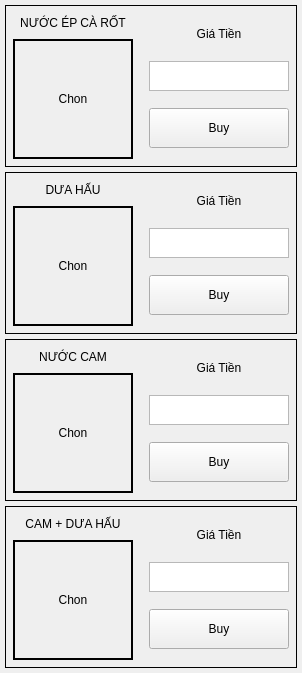
           <widget class="QFrame" name="verticalFrame_7">
            <property name="frameShape">
             <enum>QFrame::NoFrame</enum>
            </property>
            <layout class="QVBoxLayout" name="verticalLayout_9">
             <property name="spacing">
              <number>5</number>
             </property>
             <property name="leftMargin">
              <number>5</number>
             </property>
             <property name="topMargin">
              <number>5</number>
             </property>
             <property name="rightMargin">
              <number>5</number>
             </property>
             <property name="bottomMargin">
              <number>5</number>
             </property>
             <item>
              <widget class="QFrame" name="frame_25">
               <property name="frameShape">
                <enum>QFrame::Box</enum>
               </property>
               <layout class="QHBoxLayout" name="horizontalLayout_24">
                <property name="leftMargin">
                 <number>2</number>
                </property>
                <property name="topMargin">
                 <number>2</number>
                </property>
                <property name="rightMargin">
                 <number>2</number>
                </property>
                <property name="bottomMargin">
                 <number>2</number>
                </property>
                <item>
                 <widget class="QFrame" name="frame_26">
                  <property name="sizePolicy">
                   <sizepolicy hsizetype="Expanding" vsizetype="Preferred">
                    <horstretch>0</horstretch>
                    <verstretch>0</verstretch>
                   </sizepolicy>
                  </property>
                  <property name="frameShape">
                   <enum>QFrame::NoFrame</enum>
                  </property>
                  <layout class="QVBoxLayout" name="verticalLayout_37">
                   <property name="leftMargin">
                    <number>5</number>
                   </property>
                   <property name="topMargin">
                    <number>5</number>
                   </property>
                   <property name="rightMargin">
                    <number>5</number>
                   </property>
                   <property name="bottomMargin">
                    <number>5</number>
                   </property>
                   <item>
                    <widget class="QLabel" name="nameID5">
                     <property name="sizePolicy">
                      <sizepolicy hsizetype="Expanding" vsizetype="Maximum">
                       <horstretch>0</horstretch>
                       <verstretch>0</verstretch>
                      </sizepolicy>
                     </property>
                     <property name="minimumSize">
                      <size>
                       <width>20</width>
                       <height>20</height>
                      </size>
                     </property>
                     <property name="maximumSize">
                      <size>
                       <width>5000</width>
                       <height>60</height>
                      </size>
                     </property>
                     <property name="frameShape">
                      <enum>QFrame::Box</enum>
                     </property>
                     <property name="lineWidth">
                      <number>0</number>
                     </property>
                     <property name="text">
                      <string>NƯỚC ÉP CÀ RỐT</string>
                     </property>
                     <property name="alignment">
                      <set>Qt::AlignCenter</set>
                     </property>
                    </widget>
                   </item>
                   <item>
                    <widget class="QLabel" name="imageID5">
                     <property name="sizePolicy">
                      <sizepolicy hsizetype="Expanding" vsizetype="Maximum">
                       <horstretch>0</horstretch>
                       <verstretch>0</verstretch>
                      </sizepolicy>
                     </property>
                     <property name="minimumSize">
                      <size>
                       <width>120</width>
                       <height>120</height>
                      </size>
                     </property>
                     <property name="maximumSize">
                      <size>
                       <width>5000</width>
                       <height>250</height>
                      </size>
                     </property>
                     <property name="frameShape">
                      <enum>QFrame::Box</enum>
                     </property>
                     <property name="lineWidth">
                      <number>2</number>
                     </property>
                     <property name="text">
                      <string>Chon</string>
                     </property>
                     <property name="alignment">
                      <set>Qt::AlignCenter</set>
                     </property>
                    </widget>
                   </item>
                  </layout>
                 </widget>
                </item>
                <item>
                 <widget class="QFrame" name="frame_27">
                  <property name="maximumSize">
                   <size>
                    <width>150</width>
                    <height>16777215</height>
                   </size>
                  </property>
                  <layout class="QVBoxLayout" name="verticalLayout_38">
                   <property name="leftMargin">
                    <number>5</number>
                   </property>
                   <property name="topMargin">
                    <number>5</number>
                   </property>
                   <property name="rightMargin">
                    <number>5</number>
                   </property>
                   <property name="bottomMargin">
                    <number>5</number>
                   </property>
                   <item>
                    <widget class="QLabel" name="imageAc_15">
                     <property name="sizePolicy">
                      <sizepolicy hsizetype="Maximum" vsizetype="Maximum">
                       <horstretch>0</horstretch>
                       <verstretch>0</verstretch>
                      </sizepolicy>
                     </property>
                     <property name="minimumSize">
                      <size>
                       <width>20</width>
                       <height>20</height>
                      </size>
                     </property>
                     <property name="maximumSize">
                      <size>
                       <width>150</width>
                       <height>20</height>
                      </size>
                     </property>
                     <property name="frameShape">
                      <enum>QFrame::Box</enum>
                     </property>
                     <property name="lineWidth">
                      <number>0</number>
                     </property>
                     <property name="text">
                      <string>Giá Tiền</string>
                     </property>
                     <property name="alignment">
                      <set>Qt::AlignCenter</set>
                     </property>
                    </widget>
                   </item>
                   <item>
                    <widget class="QTextEdit" name="totalCoinID5">
                     <property name="maximumSize">
                      <size>
                       <width>500</width>
                       <height>30</height>
                      </size>
                     </property>
                     <property name="readOnly">
                      <bool>true</bool>
                     </property>
                    </widget>
                   </item>
                   <item>
                    <widget class="QPushButton" name="btnBuyID5">
                     <property name="sizePolicy">
                      <sizepolicy hsizetype="Expanding" vsizetype="Fixed">
                       <horstretch>0</horstretch>
                       <verstretch>0</verstretch>
                      </sizepolicy>
                     </property>
                     <property name="minimumSize">
                      <size>
                       <width>0</width>
                       <height>40</height>
                      </size>
                     </property>
                     <property name="text">
                      <string>Buy</string>
                     </property>
                     <property name="ID" stdset="0">
                      <number>5</number>
                     </property>
                    </widget>
                   </item>
                  </layout>
                 </widget>
                </item>
               </layout>
              </widget>
             </item>
             <item>
              <widget class="QFrame" name="frame_30">
               <property name="frameShape">
                <enum>QFrame::Box</enum>
               </property>
               <layout class="QHBoxLayout" name="horizontalLayout_25">
                <property name="leftMargin">
                 <number>2</number>
                </property>
                <property name="topMargin">
                 <number>2</number>
                </property>
                <property name="rightMargin">
                 <number>2</number>
                </property>
                <property name="bottomMargin">
                 <number>2</number>
                </property>
                <item>
                 <widget class="QFrame" name="frame_31">
                  <property name="sizePolicy">
                   <sizepolicy hsizetype="Expanding" vsizetype="Preferred">
                    <horstretch>0</horstretch>
                    <verstretch>0</verstretch>
                   </sizepolicy>
                  </property>
                  <property name="frameShape">
                   <enum>QFrame::NoFrame</enum>
                  </property>
                  <layout class="QVBoxLayout" name="verticalLayout_47">
                   <property name="leftMargin">
                    <number>5</number>
                   </property>
                   <property name="topMargin">
                    <number>5</number>
                   </property>
                   <property name="rightMargin">
                    <number>5</number>
                   </property>
                   <property name="bottomMargin">
                    <number>5</number>
                   </property>
                   <item>
                    <widget class="QLabel" name="nameID6">
                     <property name="sizePolicy">
                      <sizepolicy hsizetype="Expanding" vsizetype="Maximum">
                       <horstretch>0</horstretch>
                       <verstretch>0</verstretch>
                      </sizepolicy>
                     </property>
                     <property name="minimumSize">
                      <size>
                       <width>20</width>
                       <height>20</height>
                      </size>
                     </property>
                     <property name="maximumSize">
                      <size>
                       <width>5000</width>
                       <height>60</height>
                      </size>
                     </property>
                     <property name="frameShape">
                      <enum>QFrame::Box</enum>
                     </property>
                     <property name="lineWidth">
                      <number>0</number>
                     </property>
                     <property name="text">
                      <string>DƯA HẤU</string>
                     </property>
                     <property name="alignment">
                      <set>Qt::AlignCenter</set>
                     </property>
                    </widget>
                   </item>
                   <item>
                    <widget class="QLabel" name="imageID6">
                     <property name="sizePolicy">
                      <sizepolicy hsizetype="Expanding" vsizetype="Maximum">
                       <horstretch>0</horstretch>
                       <verstretch>0</verstretch>
                      </sizepolicy>
                     </property>
                     <property name="minimumSize">
                      <size>
                       <width>120</width>
                       <height>120</height>
                      </size>
                     </property>
                     <property name="maximumSize">
                      <size>
                       <width>5000</width>
                       <height>250</height>
                      </size>
                     </property>
                     <property name="frameShape">
                      <enum>QFrame::Box</enum>
                     </property>
                     <property name="lineWidth">
                      <number>2</number>
                     </property>
                     <property name="text">
                      <string>Chon</string>
                     </property>
                     <property name="alignment">
                      <set>Qt::AlignCenter</set>
                     </property>
                    </widget>
                   </item>
                  </layout>
                 </widget>
                </item>
                <item>
                 <widget class="QFrame" name="frame_32">
                  <property name="maximumSize">
                   <size>
                    <width>150</width>
                    <height>16777215</height>
                   </size>
                  </property>
                  <layout class="QVBoxLayout" name="verticalLayout_48">
                   <property name="leftMargin">
                    <number>5</number>
                   </property>
                   <property name="topMargin">
                    <number>5</number>
                   </property>
                   <property name="rightMargin">
                    <number>5</number>
                   </property>
                   <property name="bottomMargin">
                    <number>5</number>
                   </property>
                   <item>
                    <widget class="QLabel" name="imageAc_31">
                     <property name="sizePolicy">
                      <sizepolicy hsizetype="Maximum" vsizetype="Maximum">
                       <horstretch>0</horstretch>
                       <verstretch>0</verstretch>
                      </sizepolicy>
                     </property>
                     <property name="minimumSize">
                      <size>
                       <width>20</width>
                       <height>20</height>
                      </size>
                     </property>
                     <property name="maximumSize">
                      <size>
                       <width>150</width>
                       <height>20</height>
                      </size>
                     </property>
                     <property name="frameShape">
                      <enum>QFrame::Box</enum>
                     </property>
                     <property name="lineWidth">
                      <number>0</number>
                     </property>
                     <property name="text">
                      <string>Giá Tiền</string>
                     </property>
                     <property name="alignment">
                      <set>Qt::AlignCenter</set>
                     </property>
                    </widget>
                   </item>
                   <item>
                    <widget class="QTextEdit" name="totalCoinID6">
                     <property name="maximumSize">
                      <size>
                       <width>500</width>
                       <height>30</height>
                      </size>
                     </property>
                     <property name="readOnly">
                      <bool>true</bool>
                     </property>
                    </widget>
                   </item>
                   <item>
                    <widget class="QPushButton" name="btnBuyID6">
                     <property name="sizePolicy">
                      <sizepolicy hsizetype="Expanding" vsizetype="Fixed">
                       <horstretch>0</horstretch>
                       <verstretch>0</verstretch>
                      </sizepolicy>
                     </property>
                     <property name="minimumSize">
                      <size>
                       <width>0</width>
                       <height>40</height>
                      </size>
                     </property>
                     <property name="text">
                      <string>Buy</string>
                     </property>
                     <property name="ID" stdset="0">
                      <number>6</number>
                     </property>
                    </widget>
                   </item>
                  </layout>
                 </widget>
                </item>
               </layout>
              </widget>
             </item>
             <item>
              <widget class="QFrame" name="frame_28">
               <property name="frameShape">
                <enum>QFrame::Box</enum>
               </property>
               <layout class="QHBoxLayout" name="horizontalLayout_26">
                <property name="leftMargin">
                 <number>2</number>
                </property>
                <property name="topMargin">
                 <number>2</number>
                </property>
                <property name="rightMargin">
                 <number>2</number>
                </property>
                <property name="bottomMargin">
                 <number>2</number>
                </property>
                <item>
                 <widget class="QFrame" name="frame_29">
                  <property name="sizePolicy">
                   <sizepolicy hsizetype="Expanding" vsizetype="Preferred">
                    <horstretch>0</horstretch>
                    <verstretch>0</verstretch>
                   </sizepolicy>
                  </property>
                  <property name="frameShape">
                   <enum>QFrame::NoFrame</enum>
                  </property>
                  <layout class="QVBoxLayout" name="verticalLayout_41">
                   <property name="leftMargin">
                    <number>5</number>
                   </property>
                   <property name="topMargin">
                    <number>5</number>
                   </property>
                   <property name="rightMargin">
                    <number>5</number>
                   </property>
                   <property name="bottomMargin">
                    <number>5</number>
                   </property>
                   <item>
                    <widget class="QLabel" name="nameID7">
                     <property name="sizePolicy">
                      <sizepolicy hsizetype="Expanding" vsizetype="Maximum">
                       <horstretch>0</horstretch>
                       <verstretch>0</verstretch>
                      </sizepolicy>
                     </property>
                     <property name="minimumSize">
                      <size>
                       <width>20</width>
                       <height>20</height>
                      </size>
                     </property>
                     <property name="maximumSize">
                      <size>
                       <width>5000</width>
                       <height>60</height>
                      </size>
                     </property>
                     <property name="frameShape">
                      <enum>QFrame::Box</enum>
                     </property>
                     <property name="lineWidth">
                      <number>0</number>
                     </property>
                     <property name="text">
                      <string>NƯỚC CAM</string>
                     </property>
                     <property name="alignment">
                      <set>Qt::AlignCenter</set>
                     </property>
                    </widget>
                   </item>
                   <item>
                    <widget class="QLabel" name="imageID7">
                     <property name="sizePolicy">
                      <sizepolicy hsizetype="Expanding" vsizetype="Maximum">
                       <horstretch>0</horstretch>
                       <verstretch>0</verstretch>
                      </sizepolicy>
                     </property>
                     <property name="minimumSize">
                      <size>
                       <width>120</width>
                       <height>120</height>
                      </size>
                     </property>
                     <property name="maximumSize">
                      <size>
                       <width>5000</width>
                       <height>250</height>
                      </size>
                     </property>
                     <property name="frameShape">
                      <enum>QFrame::Box</enum>
                     </property>
                     <property name="lineWidth">
                      <number>2</number>
                     </property>
                     <property name="text">
                      <string>Chon</string>
                     </property>
                     <property name="alignment">
                      <set>Qt::AlignCenter</set>
                     </property>
                    </widget>
                   </item>
                  </layout>
                 </widget>
                </item>
                <item>
                 <widget class="QFrame" name="frame_33">
                  <property name="maximumSize">
                   <size>
                    <width>150</width>
                    <height>16777215</height>
                   </size>
                  </property>
                  <layout class="QVBoxLayout" name="verticalLayout_42">
                   <property name="leftMargin">
                    <number>5</number>
                   </property>
                   <property name="topMargin">
                    <number>5</number>
                   </property>
                   <property name="rightMargin">
                    <number>5</number>
                   </property>
                   <property name="bottomMargin">
                    <number>5</number>
                   </property>
                   <item>
                    <widget class="QLabel" name="imageAc_27">
                     <property name="sizePolicy">
                      <sizepolicy hsizetype="Maximum" vsizetype="Maximum">
                       <horstretch>0</horstretch>
                       <verstretch>0</verstretch>
                      </sizepolicy>
                     </property>
                     <property name="minimumSize">
                      <size>
                       <width>20</width>
                       <height>20</height>
                      </size>
                     </property>
                     <property name="maximumSize">
                      <size>
                       <width>150</width>
                       <height>20</height>
                      </size>
                     </property>
                     <property name="frameShape">
                      <enum>QFrame::Box</enum>
                     </property>
                     <property name="lineWidth">
                      <number>0</number>
                     </property>
                     <property name="text">
                      <string>Giá Tiền</string>
                     </property>
                     <property name="alignment">
                      <set>Qt::AlignCenter</set>
                     </property>
                    </widget>
                   </item>
                   <item>
                    <widget class="QTextEdit" name="totalCoinID7">
                     <property name="maximumSize">
                      <size>
                       <width>500</width>
                       <height>30</height>
                      </size>
                     </property>
                     <property name="readOnly">
                      <bool>true</bool>
                     </property>
                    </widget>
                   </item>
                   <item>
                    <widget class="QPushButton" name="btnBuyID7">
                     <property name="sizePolicy">
                      <sizepolicy hsizetype="Expanding" vsizetype="Fixed">
                       <horstretch>0</horstretch>
                       <verstretch>0</verstretch>
                      </sizepolicy>
                     </property>
                     <property name="minimumSize">
                      <size>
                       <width>0</width>
                       <height>40</height>
                      </size>
                     </property>
                     <property name="text">
                      <string>Buy</string>
                     </property>
                     <property name="ID" stdset="0">
                      <number>7</number>
                     </property>
                    </widget>
                   </item>
                  </layout>
                 </widget>
                </item>
               </layout>
              </widget>
             </item>
             <item>
              <widget class="QFrame" name="frame_34">
               <property name="frameShape">
                <enum>QFrame::Box</enum>
               </property>
               <layout class="QHBoxLayout" name="horizontalLayout_5">
                <property name="leftMargin">
                 <number>2</number>
                </property>
                <property name="topMargin">
                 <number>2</number>
                </property>
                <property name="rightMargin">
                 <number>2</number>
                </property>
                <property name="bottomMargin">
                 <number>2</number>
                </property>
                <item>
                 <widget class="QFrame" name="frame_35">
                  <property name="sizePolicy">
                   <sizepolicy hsizetype="Expanding" vsizetype="Preferred">
                    <horstretch>0</horstretch>
                    <verstretch>0</verstretch>
                   </sizepolicy>
                  </property>
                  <property name="frameShape">
                   <enum>QFrame::NoFrame</enum>
                  </property>
                  <layout class="QVBoxLayout" name="verticalLayout_10">
                   <property name="leftMargin">
                    <number>5</number>
                   </property>
                   <property name="topMargin">
                    <number>5</number>
                   </property>
                   <property name="rightMargin">
                    <number>5</number>
                   </property>
                   <property name="bottomMargin">
                    <number>5</number>
                   </property>
                   <item>
                    <widget class="QLabel" name="nameID8">
                     <property name="sizePolicy">
                      <sizepolicy hsizetype="Expanding" vsizetype="Maximum">
                       <horstretch>0</horstretch>
                       <verstretch>0</verstretch>
                      </sizepolicy>
                     </property>
                     <property name="minimumSize">
                      <size>
                       <width>20</width>
                       <height>20</height>
                      </size>
                     </property>
                     <property name="maximumSize">
                      <size>
                       <width>5000</width>
                       <height>60</height>
                      </size>
                     </property>
                     <property name="frameShape">
                      <enum>QFrame::Box</enum>
                     </property>
                     <property name="lineWidth">
                      <number>0</number>
                     </property>
                     <property name="text">
                      <string>CAM + DƯA HẤU</string>
                     </property>
                     <property name="alignment">
                      <set>Qt::AlignCenter</set>
                     </property>
                    </widget>
                   </item>
                   <item>
                    <widget class="QLabel" name="imageID8">
                     <property name="sizePolicy">
                      <sizepolicy hsizetype="Expanding" vsizetype="Maximum">
                       <horstretch>0</horstretch>
                       <verstretch>0</verstretch>
                      </sizepolicy>
                     </property>
                     <property name="minimumSize">
                      <size>
                       <width>120</width>
                       <height>120</height>
                      </size>
                     </property>
                     <property name="maximumSize">
                      <size>
                       <width>5000</width>
                       <height>250</height>
                      </size>
                     </property>
                     <property name="frameShape">
                      <enum>QFrame::Box</enum>
                     </property>
                     <property name="lineWidth">
                      <number>2</number>
                     </property>
                     <property name="text">
                      <string>Chon</string>
                     </property>
                     <property name="alignment">
                      <set>Qt::AlignCenter</set>
                     </property>
                    </widget>
                   </item>
                  </layout>
                 </widget>
                </item>
                <item>
                 <widget class="QFrame" name="frame_36">
                  <property name="maximumSize">
                   <size>
                    <width>150</width>
                    <height>16777215</height>
                   </size>
                  </property>
                  <layout class="QVBoxLayout" name="verticalLayout_24">
                   <property name="leftMargin">
                    <number>5</number>
                   </property>
                   <property name="topMargin">
                    <number>5</number>
                   </property>
                   <property name="rightMargin">
                    <number>5</number>
                   </property>
                   <property name="bottomMargin">
                    <number>5</number>
                   </property>
                   <item>
                    <widget class="QLabel" name="imageAc_10">
                     <property name="sizePolicy">
                      <sizepolicy hsizetype="Maximum" vsizetype="Maximum">
                       <horstretch>0</horstretch>
                       <verstretch>0</verstretch>
                      </sizepolicy>
                     </property>
                     <property name="minimumSize">
                      <size>
                       <width>20</width>
                       <height>20</height>
                      </size>
                     </property>
                     <property name="maximumSize">
                      <size>
                       <width>150</width>
                       <height>20</height>
                      </size>
                     </property>
                     <property name="frameShape">
                      <enum>QFrame::Box</enum>
                     </property>
                     <property name="lineWidth">
                      <number>0</number>
                     </property>
                     <property name="text">
                      <string>Giá Tiền</string>
                     </property>
                     <property name="alignment">
                      <set>Qt::AlignCenter</set>
                     </property>
                    </widget>
                   </item>
                   <item>
                    <widget class="QTextEdit" name="totalCoinID8">
                     <property name="maximumSize">
                      <size>
                       <width>500</width>
                       <height>30</height>
                      </size>
                     </property>
                     <property name="readOnly">
                      <bool>true</bool>
                     </property>
                    </widget>
                   </item>
                   <item>
                    <widget class="QPushButton" name="btnBuyID8">
                     <property name="sizePolicy">
                      <sizepolicy hsizetype="Expanding" vsizetype="Fixed">
                       <horstretch>0</horstretch>
                       <verstretch>0</verstretch>
                      </sizepolicy>
                     </property>
                     <property name="minimumSize">
                      <size>
                       <width>0</width>
                       <height>40</height>
                      </size>
                     </property>
                     <property name="text">
                      <string>Buy</string>
                     </property>
                     <property name="ID" stdset="0">
                      <number>8</number>
                     </property>
                    </widget>
                   </item>
                  </layout>
                 </widget>
                </item>
               </layout>
              </widget>
             </item>
            </layout>
           </widget>
